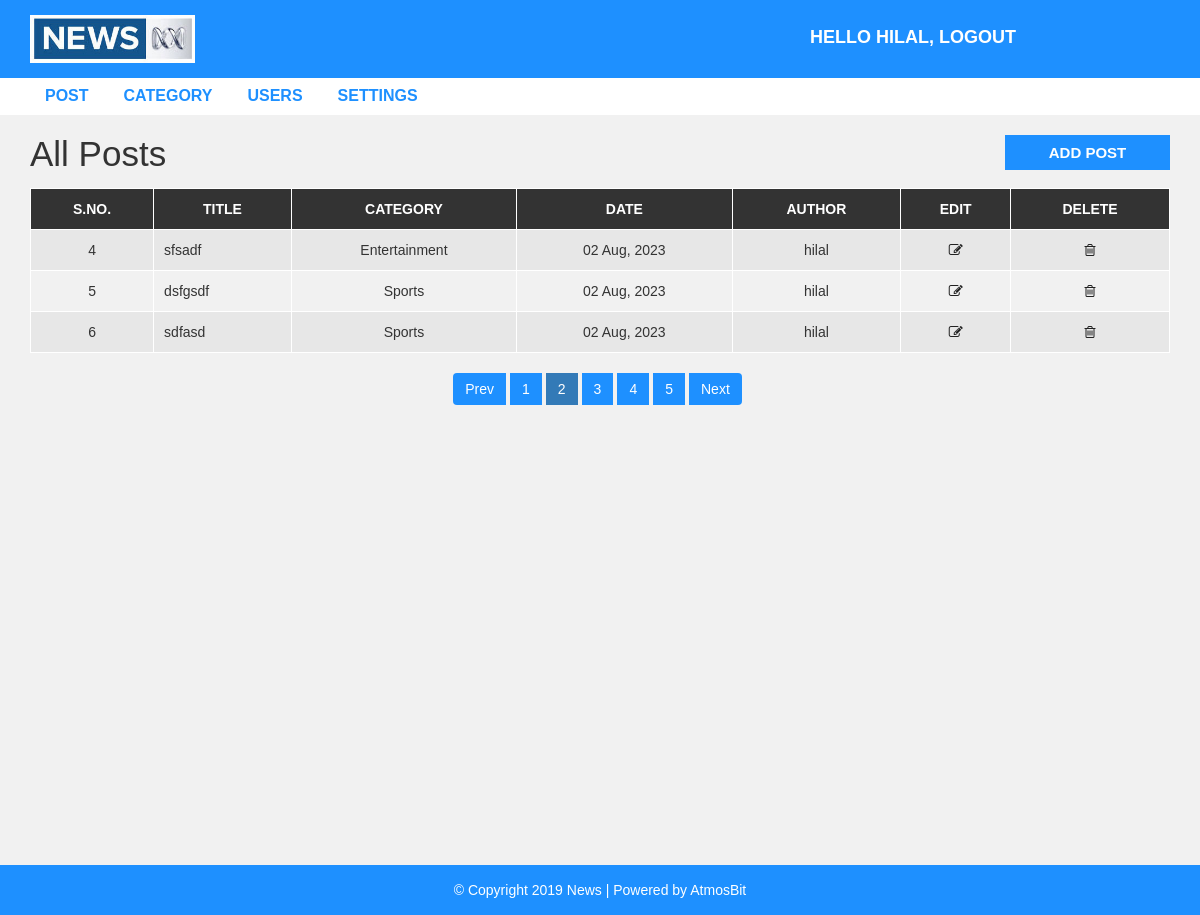
Screenshot of /admin/post.php?page=2 (signed in) with the database file from the repository.
### tables this page shows
CREATE TABLE `post` (
  `post_id` int(11) NOT NULL,
  `title` varchar(100) NOT NULL,
  `description` text NOT NULL,
  `category` varchar(100) NOT NULL,
  `post_date` varchar(50) NOT NULL,
  `author` int(11) NOT NULL,
  `post_img` varchar(100) NOT NULL
);

CREATE TABLE `category` (
  `category_id` int(11) NOT NULL,
  `category_name` varchar(100) NOT NULL,
  `post` int(11) NOT NULL DEFAULT 0
);

CREATE TABLE `user` (
  `user_id` int(10) UNSIGNED NOT NULL,
  `first_name` varchar(30) NOT NULL,
  `last_name` varchar(30) NOT NULL,
  `username` varchar(30) DEFAULT NULL,
  `password` varchar(40) DEFAULT NULL,
  `role` int(11) NOT NULL
);

### admin/post.php (the view, shortened to what this page needs)
<?php include "header.php"; ?>
  <div id="admin-content">
      <div class="container">
          <div class="row">
              <div class="col-md-10">
                  <h1 class="admin-heading">All Posts</h1>
              </div>
              <div class="col-md-2">
                  <a class="add-new" href="add-post.php">add post</a>
              </div>
              <div class="col-md-12">
                <?php
                  include "config.php";
                  $limit = 3;
                  if(isset($_GET['page'])){
                    $page = $_GET['page'];
                  }else{
                    $page = 1;
                  }
                  $offset = ($page - 1) * $limit;
                  if($_SESSION["user_role"] == '1'){
                    $sql = "SELECT post.post_id, post.title, post.description,post.post_date,
                    category.category_name,user.username,post.category FROM post
                    LEFT JOIN category ON post.category = category.category_id
                    LEFT JOIN user ON post.author = user.user_id
                    ORDER BY post.post_id DESC LIMIT {$offset},{$limit}";
                  }
                  $result = mysqli_query($conn, $sql) or die("Query Failed.");
                  if(mysqli_num_rows($result) > 0){
                ?>
                  <table class="content-table">
                      <thead>
                          <th>S.No.</th>
                          <th>Title</th>
                          <th>Category</th>
                          <th>Date</th>
                          <th>Author</th>
                          <th>Edit</th>
                          <th>Delete</th>
                      </thead>
                      <tbody>
                        <?php
                        $serial = $offset + 1;
                        while($row = mysqli_fetch_assoc($result)) {?>
                          <tr>
                              <td class='id'><?php echo $serial; ?></td>
                              <td><?php echo $row['title']; ?></td>
                              <td><?php echo $row['category_name']; ?></td>
                              <td><?php echo $row['post_date']; ?></td>
                              <td><?php echo $row['username']; ?></td>
                              <td class='edit'><a href='update-post.php?id=<?php echo $row['post_id']; ?>'><i class='fa fa-edit'></i></a></td>
                              <td class='delete'><a href='delete-post.php?id=<?php echo $row['post_id']; ?>&catid=<?php echo $row['category']; ?>'><i class='fa fa-trash-o'></i></a></td>
                          </tr>
                          <?php
                          $serial++;
                        } ?>
                      </tbody>
                  </table>
                  <?php
                }else {
                  echo "<h3>No Results Found.</h3>";
                }
                if($_SESSION["user_role"] == '1'){
                  $sql1 = "SELECT * FROM post";
                }elseif($_SESSION["user_role"] == '0'){
                  $sql1 = "SELECT * FROM post
                  WHERE author = {$_SESSION['user_id']}";
                }
                $result1 = mysqli_query($conn, $sql1) or die("Query Failed.");
                if(mysqli_num_rows($result1) > 0){
                  $total_records = mysqli_num_rows($result1);
                  $total_page = ceil($total_records / $limit);
                  echo '<ul class="pagination admin-pagination">';
                  if($page > 1){
                    echo '<li><a href="post.php?page='.($page - 1).'">Prev</a></li>';
                  }
                  for($i = 1; $i <= $total_page; $i++){
                    if($i == $page){
                      $active = "active";
                    }else{
                      $active = "";
                    }
                    echo '<li class="'.$active.'"><a href="post.php?page='.$i.'">'.$i.'</a></li>';
                  }
                  if($total_page > $page){
                    echo '<li><a href="post.php?page='.($page + 1).'">Next</a></li>';
                  }
                  echo '</ul>';
                }
                  ?>
              </div>
          </div>
      </div>
  </div>
<?php include "footer.php"; ?>

### css/style.css (style rules this page uses)
body { background: #f1f1f1; font-family: sans-serif,arial,Helvetica; }
a, a:hover, a:focus { text-decoration: none; outline: none; }
ul { margin:0; padding:0; list-style:none; }
#admin-content { padding: 20px 0; min-height: 750px; }
#admin-content .admin-heading { font-size: 35px; margin: 0 0 15px; }
#admin-content .add-new { color: #fff; background-color: #1E90FF; font-size: 15px; font-weight: 600; text-align: center; text-transform: uppercase; padding: 7px 10px; display: block; transition: all 0.3s; }
#admin-content .content-table { border: 1px solid #000; width: 100%; margin: 0 0 20px; }
#admin-content .content-table thead { color: #fff; background-color: #333; }
#admin-content .content-table th { padding: 10px; border: 1px solid #fff; font-weight: 600; text-align: center; text-transform: uppercase; }
#admin-content .content-table tbody { color: #333; }
#admin-content .content-table tbody tr { background-color: #e7e7e7; }
#admin-content .content-table tbody tr:nth-child(even) { background-color: transparent; }
#admin-content .content-table tbody td { padding: 10px; border: 1px solid #fff; text-align: center; }
#admin-content .content-table tbody td:nth-child(2) { text-align: left; }
#admin-content .admin-pagination { margin: 0; }
#admin-content .admin-pagination li a { display: block; }
.id, .edit, .delete { text-align:center; }
.pagination { display: block; text-align: center; margin: 0; }
.pagination li { display:inline-block; margin: 0 5px 0 0; }
.pagination li a { border: none; background: #1e90ff; color: #fff; }
i.fa { color:#222; }

### rows the page displays
post: title "sfsadf", category.category_name "Entertainment", post_date "02 Aug, 2023", user.username "hilal"
post: title "dsfgsdf", category.category_name "Sports", post_date "02 Aug, 2023", user.username "hilal"
post: title "sdfasd", category.category_name "Sports", post_date "02 Aug, 2023", user.username "hilal"

### other values shown
$_SESSION["username"] "HILAL"
